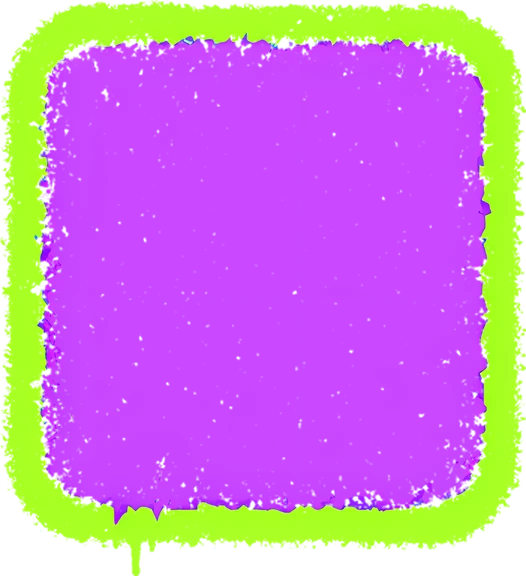
#> input picture frontend/assets/bet_box.webp, 526 x 576 px, given in place of building_lit_center.png, which was not available
$ python building_tall.py
#> lines starting #> are read from the running program, lines starting #| are printed output that depends on the picture; after the words box and inside, x2 and y2 are one past the last pixel; in counts of white or black regions, pixels touching at a corner belong together
### tools/falcos/compress_assets.py
"""Shrink the Falcos front end's assets (frontend/assets) for download and decode - re-run after any install.

  .venv/bin/python tools/falcos/compress_assets.py [--dry] [--force] [--jobs N]

What it does (each step skips files it already wrote - tools/falcos/compress_state.json keeps the hash of
every output, so a re-run only touches newly installed art and never re-encodes its own output twice):

  1. sound masters  - frontend/assets/*.wav move to art/falcos/sfx_masters/ (the game plays the .ogg/.aac)
  2. unused art     - files nothing in the front end names (PRUNE) are removed
  3. symbol sheets  - the d24 density is dropped (d16 is sharp at DPR 2: the board canvas draws at <= 2x);
                      d10/d12/d16 re-encoded at SYM_Q / SYM_AQ; manifest.json updated (densities, bytes)
  4a. scene loops  - fx_woman / fx_cashier cropped to what they show (cashier at half size, 15 fps): ~270 MB
                      of decoded frames -> ~30 MB (scene.json updated; marked "packed": 2)
  4. scene plates   - the 3840x2160 plates become 2560 wide, plus a <name>_m.webp 1600 wide variant that
                      the stylesheet picks on phones / small windows (index.html: --wall-img, PLATES)
  5. everything else (never the HUD's own art: HUD) - downscaled to MAX_SIDE (2x the largest size it is ever drawn at 1600x900; the
                      app is scaled to fit, so this is 1600x900 at DPR 2 / 3200x1800 at DPR 1) and
                      re-encoded as lossy WebP (alpha kept where the picture has any)
  6. the board frame - art/falcos/raw/board_frame_flat_sq.png (flat_frame.py) trimmed to frame_sq.webp and its
                      glass opening measured into frame_sq.json; otherwise frame_sq is built from
                      board_frame_v3.png's slim bezel + topper at the board's squarer shape
                      + frame_wide.webp/json from board_frame_flat_wide.png, for landscape
  7. FILL UP art    - art/falcos/raw/fillup_{backing,cell2,gauge}.png (when they exist) -> assets/fillup/
"""
import hashlib, io, json, os, shutil, sys
from concurrent.futures import ProcessPoolExecutor
from PIL import Image
import numpy as np

ROOT = os.path.dirname(os.path.dirname(os.path.dirname(os.path.abspath(__file__))))
F = os.path.join(ROOT, 'frontend', 'assets')
RAW = os.path.join(ROOT, 'art', 'falcos', 'raw')
MASTERS = os.path.join(ROOT, 'art', 'falcos', 'sfx_masters')
STATE = os.path.join(ROOT, 'tools', 'falcos', 'compress_state.json')
DRY = '--dry' in sys.argv
FORCE = '--force' in sys.argv
JOBS = int(next((a.split('=')[1] for a in sys.argv if a.startswith('--jobs=')), os.cpu_count() or 4))

Q, AQ = 80, 85                 # UI art
SYM_Q, SYM_AQ = 78, 80         # symbol sheets (checked at 3x zoom: no visible change; aq < 75 rings the glow)
PLATE_Q = 78
DROP_DENSITIES = ['d24']   # d16 is back, with d20 (owner, 2026-11-16: "why does the symbol look so blurry"): d12 was soft on a full screen and in the bonus
PLATES = ['bonus_wall.webp', 'scene/plate_nitro.webp', 'scene/plate_zombie.webp', 'scene/plate_midnight.webp']
PLATE_W, PLATE_W_M = 2560, 1600
FRAME_MAX = 1600               # the board frame is drawn ~700-1100 px wide
FRAME_WIDE_MAX = 1800          # the landscape frame, up to ~950 px wide at 1600x900 (DPR 2)
# never named by the front end (checked 2026-11-10); install_game.py copies some of them back
PRUNE = ['frame.webp', 'xbonus_text.webp', 'win_box.webp', 'feature_box.webp', 'logo_premium.webp',
         'logo_fillup.webp', 'menu/logo_premium.webp', 'bonus', 'frame_75.webp', 'frame_75.json', 'plate_grey.webp']
# longest side allowed (px) - 2x the most it is drawn at 1600x900 (measured in the page); default DEFAULT_MAX
DEFAULT_MAX = 1600
MAX_SIDE = {
    'title_logo.webp': 720, 'bonus_panel.webp': 1800, 'info_panel.webp': 1800, 'tier_bg.webp': 1600,
    'big_win.webp': 1400, 'mega_win.webp': 1400, 'xtreme_win.webp': 1400, 'total_win.webp': 1400,
    'total_bg.webp': 1400, 'banner_box.webp': 1200,
    'intro_letters/glow.webp': 2000, 'intro_letters/swash.webp': 1600, 'intro_letters/': 640,
    'load/bar_frame.webp': 1260, 'load/bar_fill.webp': 900, 'load/card_frame.webp': 900,
    'load/bonus.webp': 640, 'load/features.webp': 640, 'load/max.webp': 640, 'load/title_': 560,
    'menu/logo_': 600, 'menu/': 640,
    'num/': 240, 'flat/': 320, 'frame_sq.webp': 1600, 'fillup/': 1400,
}
# the HUD (bottom bar, its buttons and icons, the Buy Bonus button) is never touched (owner rule)
HUD = ('hud_', 'icon_', 'bet_', 'skip_btn', 'spin_plate', 'spin_btn_arrows', 'ui_box', 'bonus_btn_', 'fx/')   # fx/: the Blender effect sheets keep their frame size (blender_pack.py --fx)
# drawn as they are (scene overlays are placed in plate px by scene.json)
KEEP_SIZE = ('scene/', 'intro_letters/tm')


def sha(path):
    with open(path, 'rb') as fh:
        return hashlib.sha1(fh.read()).hexdigest()


state = {}
if os.path.exists(STATE) and not FORCE:
    state = json.load(open(STATE))


def done(rel):
    p = os.path.join(F, rel)
    return os.path.exists(p) and state.get(rel) == sha(p)


def mark(rel):
    state[rel] = sha(os.path.join(F, rel))


def encode(im, path, q, aq):
    """Lossy WebP; alpha only if the picture uses it. Returns the bytes written (or that would be)."""
    has_alpha = im.mode in ('RGBA', 'LA', 'P') and im.convert('RGBA').getchannel('A').getextrema()[0] < 255
    im = im.convert('RGBA' if has_alpha else 'RGB')
    b = io.BytesIO()
    im.save(b, 'WEBP', quality=q, method=6, alpha_quality=aq)
    data = b.getvalue()
    if not DRY:
        with open(path, 'wb') as fh:
            fh.write(data)
    return len(data)


# [100 lines left out: functions shrink_one, step_masters, step_prune, step_symbols, step_plates, not called in this run]


# The scene's Blender loops (scenefx.js) held every frame decoded: fx_woman 300x340 x 240 and fx_cashier
# 480x370 x 240 = ~270 MB of pixels, more than a phone's decoded-image cache, so the browser kept throwing the
# sheets away and decoding them again (200-340 ms main-thread stalls every 1-3 s at 4x CPU, measured 2026-11-10).
# Repacked: each loop cropped to what any of its frames ever shows (the rect in scene.json moves with it), the
# glints and glass reflection at half size and 15 fps (FX_SCALE / FX_STEP), on as few sheets as fit 4096 px.
FX_SCALE = {'fx_cashier': .5}
FX_STEP = {'fx_cashier': 2}


# [156 lines left out: functions step_scene_fx, step_ui, opening, step_frame, one_frame, step_fillup, not called in this run]


def total(path):
    return sum(os.path.getsize(os.path.join(r, f)) for r, _, fs in os.walk(path) for f in fs)


# [14 lines that do not run on import are left out]

### tools/falcos/building_tall.py
"""The store building taller, its FALCOS sign higher and centred on the screen, the wood stack right of the crate gone
(owner, 2026-11-17: "can you make the building taller so the sign is more twords the top", "remove the pile of wood
on the right side of the trash can", "make the big falcos on the building be centered to the screen").

The normal scene's building crop was edited in steps (art/falcos/raw/building_lit_tall -> _nowood -> _center.png), and
each themed scene's was restyled from the result with the theme's own crop as the look (building_<zombie|midnight|
nitro>.png), as tools/falcos/pump_align.py did for the pump. This blends into every plate only:
  * the top band - the raised blue fascia with the lettering and the taller wall under it, from where the building
    starts (right of the canopy roof) to the right edge, down to just under the ceiling lights;
  * the spot the wood stack stood on.
So each theme keeps its own doors, windows and shop. Writes the plates (2560) and their phone twins (_m, 1600).

    .venv/bin/python tools/falcos/building_tall.py      (after tools/falcos/pump_align.py; it starts from the plates
                                                          pump_align.py wrote, kept as art/falcos/work/building/before_*)
"""
import os, shutil, sys
import numpy as np
from PIL import Image, ImageFilter

ROOT = os.path.dirname(os.path.dirname(os.path.dirname(os.path.abspath(__file__))))
sys.path.insert(0, os.path.join(ROOT, 'tools', 'falcos'))
from compress_assets import encode, PLATE_Q, PLATE_W_M   # noqa: E402

A = os.path.join(ROOT, 'frontend', 'assets')
RAW = os.path.join(ROOT, 'art', 'falcos', 'raw')
W = os.path.join(ROOT, 'art', 'falcos', 'work', 'building')
BOX = (640, 0, 2560, 1080)            # the building's crop on a 2560-wide plate
BAND = (100, 0, 1920, 505)            # crop px: from the building's left end (the canopy roof ends there) to the right edge
WOOD = (900, 830, 1225, 1080)         # crop px: where the wood stack stood
PLATES = {'lit': 'bonus_wall.webp', 'zombie': 'scene/plate_zombie.webp', 'midnight': 'scene/plate_midnight.webp',
          'nitro': 'scene/plate_nitro.webp'}
EDITS = {'lit': 'building_lit_center.png', 'zombie': 'building_zombie.png', 'midnight': 'building_midnight.png',
         'nitro': 'building_nitro.png'}


def mask(size):
    w, h = size
    band = Image.new('L', size, 0)
    band.paste(255, (BAND[0], BAND[1], BAND[2], BAND[3] - 18))
    band = band.filter(ImageFilter.GaussianBlur(1.5))   # a crisp corner at the building's left end
    a = np.asarray(band, np.float32)
    # the band's foot fades over the wall, just under the ceiling lights
    ys = np.arange(h, dtype=np.float32)[:, None]
    foot = np.clip((BAND[3] - ys) / 36, 0, 1)
    a = np.where(ys > BAND[3] - 36, np.minimum(a, foot * 255), a)
    wood = Image.new('L', size, 0)
    wood.paste(255, (WOOD[0] + 14, WOOD[1] + 14, WOOD[2] - 14, WOOD[3]))
    wood = np.asarray(wood.filter(ImageFilter.GaussianBlur(7)), np.float32)
    return Image.fromarray(np.maximum(a, wood).astype(np.uint8))


for name, rel in PLATES.items():
    out = os.path.join(A, rel)
    before = os.path.join(W, f'before_{name}.webp')
    if not os.path.exists(before):
        shutil.copyfile(out, before)
    plate = Image.open(before).convert('RGB')
    region = plate.crop(BOX)
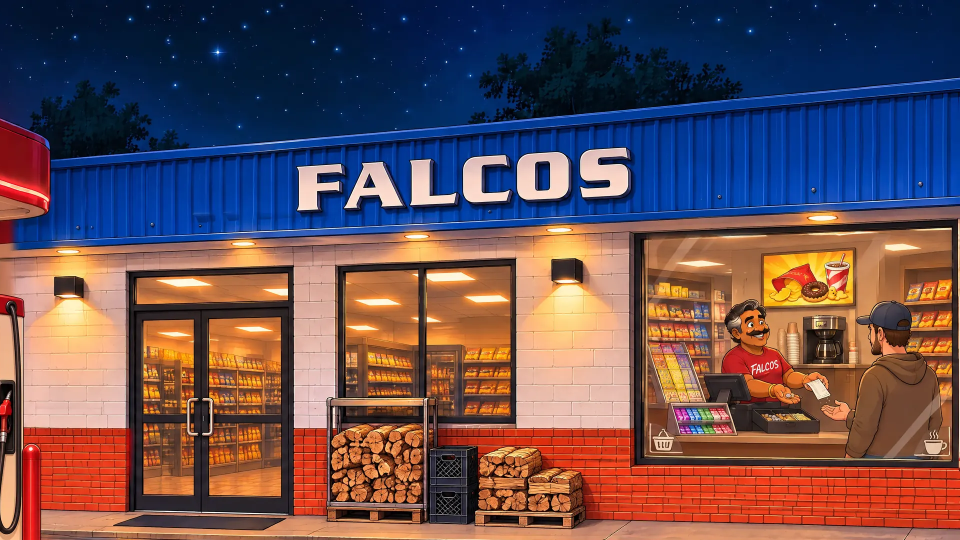
#> region: PIL image 1920x1080 RGB (shown at 1/2 size); mean R, G, B 103, 79, 84.3
    edit = Image.open(os.path.join(RAW, EDITS[name])).convert('RGB').resize(region.size, Image.LANCZOS)
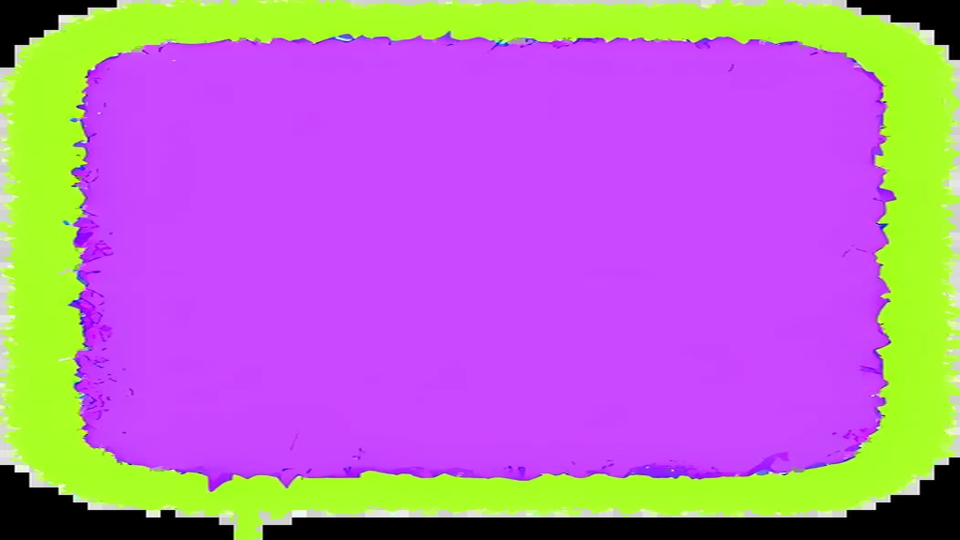
#> edit: PIL image 1920x1080 RGB (shown at 1/2 size); mean R, G, B 180, 114.5, 184.2
    m = mask(region.size)
#> in mask, `band = Image.new('L', size, 0)`: band: PIL image 1920x1080 L; every value is 0
#> in mask, `band.paste(255, (BAND[0], BAND[1], BAND[2], BAND[3] - 18))`:
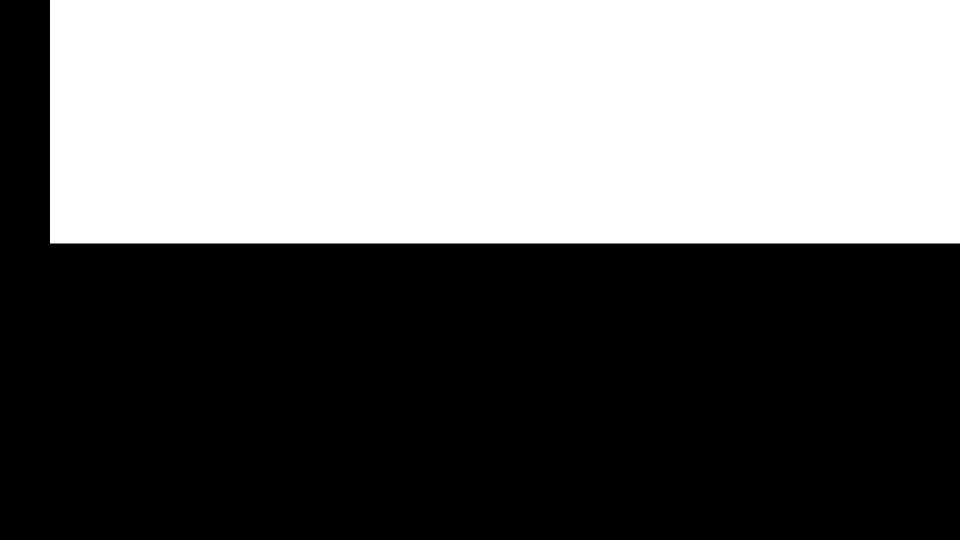
#> band: PIL image 1920x1080 L (shown at 1/2 size); 42.7% white; 1 white region, box (x1, y1, x2, y2) and area: (100, 0, 1920, 487) 886340
#> in mask, `wood.paste(255, (WOOD[0] + 14, WOOD[1] + 14, WOOD[2] - 14, WOOD[3]))`:
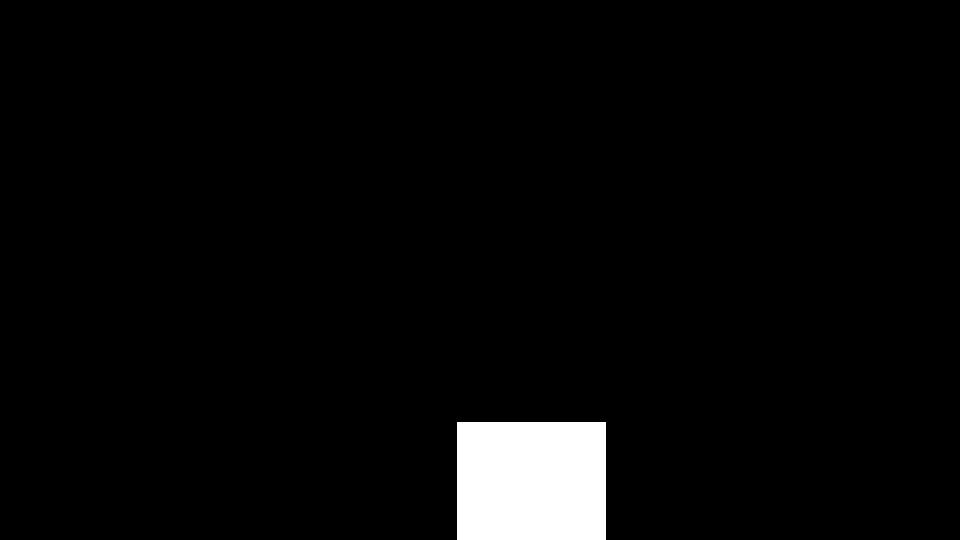
#> wood: PIL image 1920x1080 L (shown at 1/2 size); 3.4% white; 1 white region, box (x1, y1, x2, y2) and area: (914, 844, 1211, 1080) 70092
    region.paste(edit, (0, 0), m)
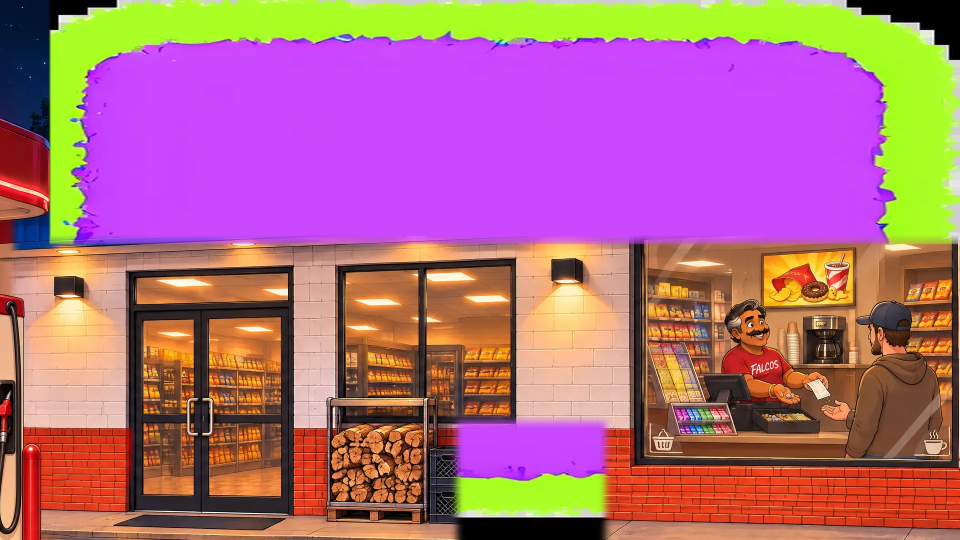
#> region: PIL image 1920x1080 RGB (shown at 1/2 size); mean R, G, B 173.5, 107.7, 127.5
    plate.paste(region, BOX[:2])
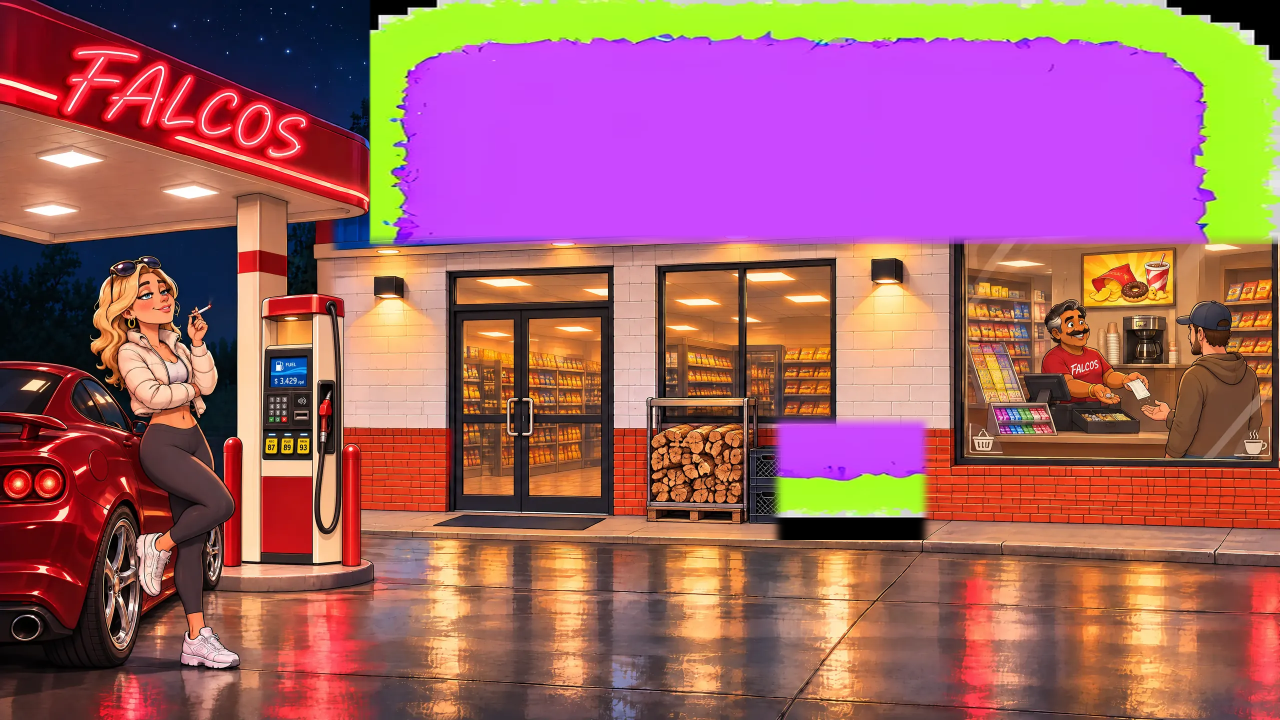
#> plate: PIL image 2560x1440 RGB (shown at 1/2 size); mean R, G, B 159.6, 96.4, 102.7
    encode(plate, out, PLATE_Q, 100)
#> in encode, `has_alpha = im.mode in ('RGBA', 'LA', 'P') and im.convert('RGBA').getc..`: has_alpha = False
    small = plate.resize((PLATE_W_M, round(plate.height * PLATE_W_M / plate.width)), Image.LANCZOS)
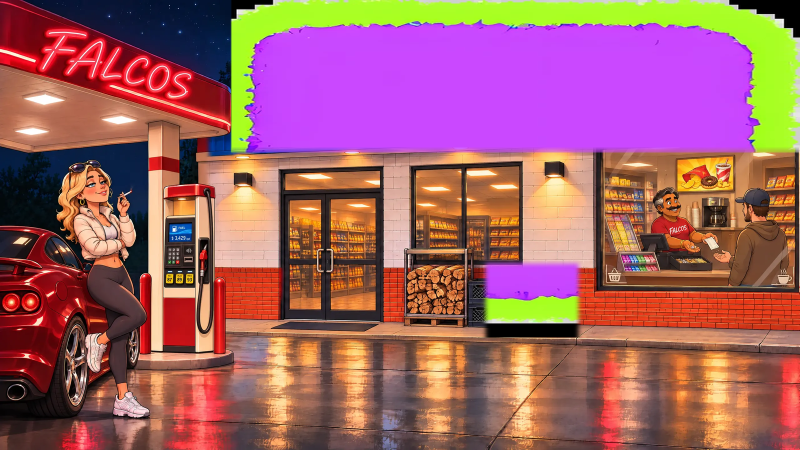
#> small: PIL image 1600x900 RGB (shown at 1/2 size); mean R, G, B 159.6, 96.4, 102.8
    encode(small, out[:-5] + '_m.webp', PLATE_Q, 100)
    print(f'{name}: building blended -> {rel} (+ _m)')
#> pass 2 of the loop `for name, rel in PLATES.items():`:
#> `plate = Image.open(before).convert('RGB')`:
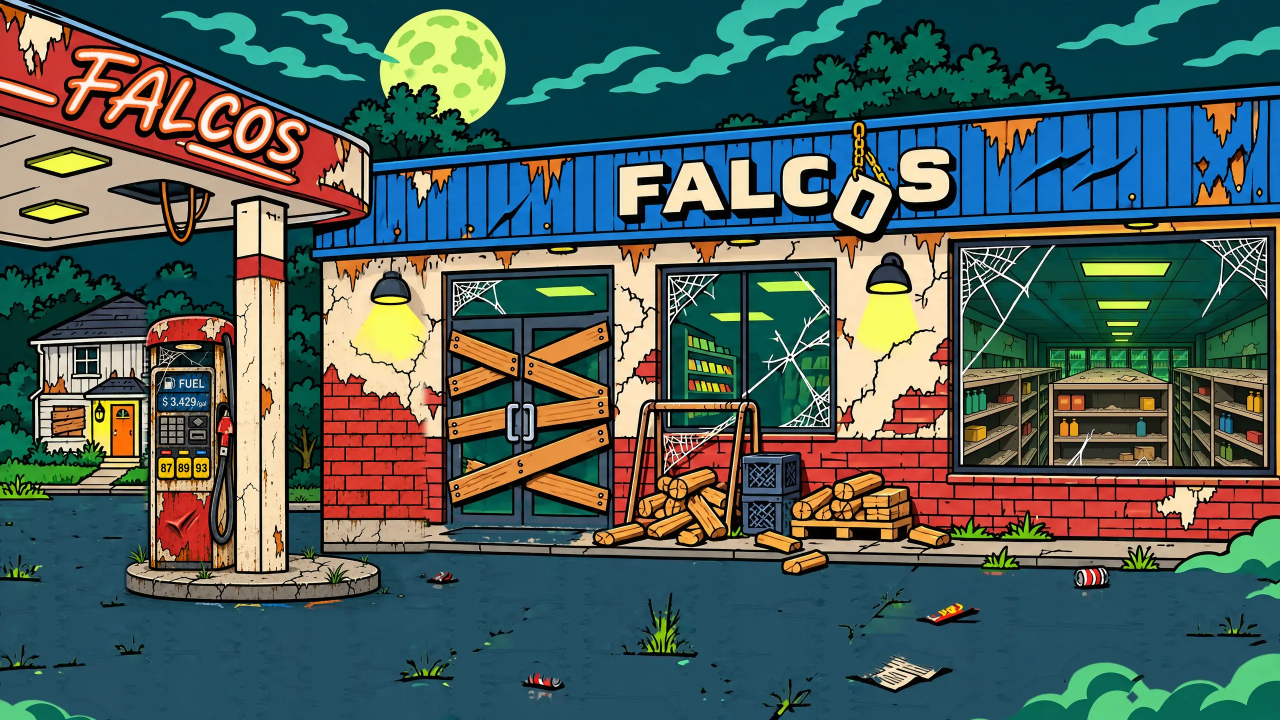
#> plate: PIL image 2560x1440 RGB (shown at 1/2 size); mean R, G, B 76.9, 94.6, 89.3
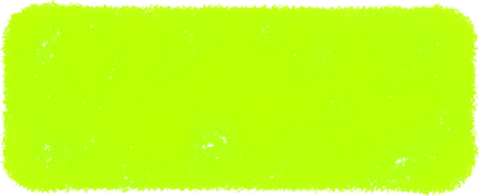
#> input picture frontend/assets/bet_minus.webp, 480 x 196 px, given in place of building_zombie.png, which was not available
#> `small = plate.resize((PLATE_W_M, round(plate.height * PLATE_W_M / plat..`:
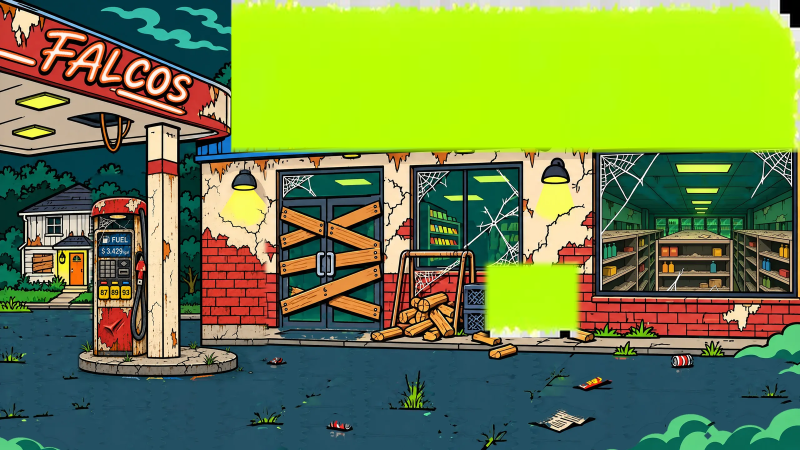
#> small: PIL image 1600x900 RGB (shown at 1/2 size); mean R, G, B 113.4, 135.6, 67.8
#> (the run stopped early here; a loop or call above may not have finished)
